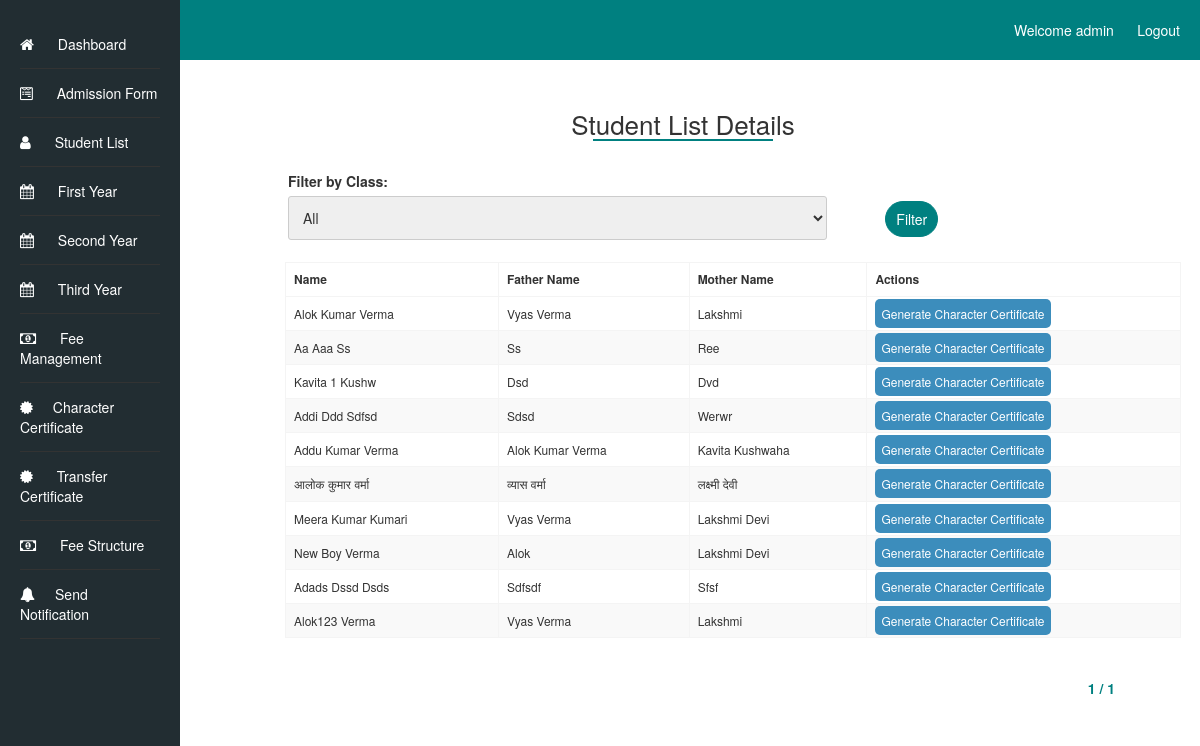
Before: /student_detail_char_cert/student_detail_char_cert/ (signed in) with the older database file.
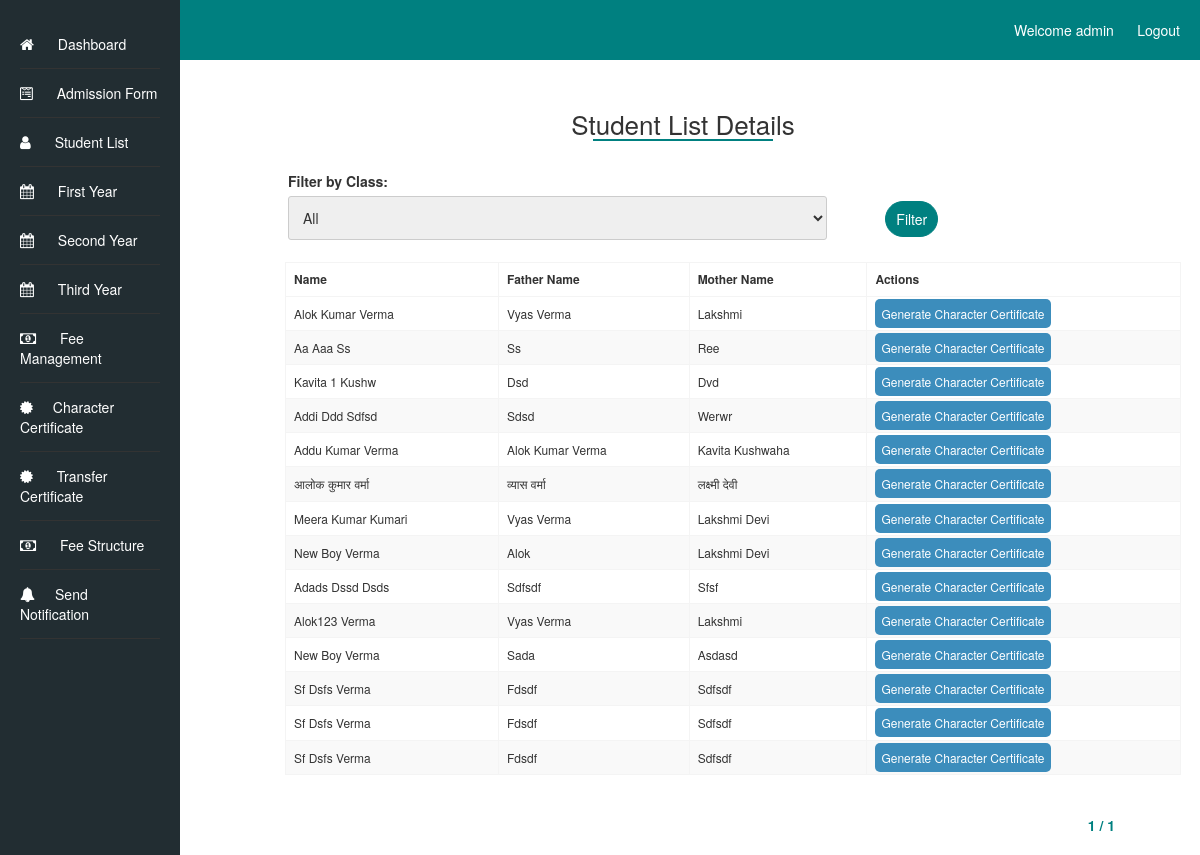
After: the same page with the newer database file.
### admissionapp/models.py (models this page shows, shortened)
class AdmissionForm(models.Model):
    first_name = models.CharField(max_length=50)
    middle_name = models.CharField(max_length=50, blank=True,)
    last_name = models.CharField(max_length=50, blank=True,)
    father_name = models.CharField(max_length=100)
    mother_name = models.CharField(max_length=100)
    photo = models.ImageField(upload_to='admission_photos/')
    marks_10th = models.DecimalField(max_digits=5, decimal_places=2)
    marks_12th = models.DecimalField(max_digits=5, decimal_places=2)
    admission_batch = models.CharField(max_length=20)
    school_details_12th = models.TextField()
    school_details_10th = models.TextField()
    address = models.TextField()
    pass_out_year_12th = models.IntegerField()
    pass_out_year_10th = models.IntegerField()
    admission_date = models.DateField()
    caste = models.CharField(max_length=20)
    roll_number_12th = models.CharField(max_length=20)
    roll_number_10th = models.CharField(max_length=20)
    aadhar_number = models.CharField(max_length=12, unique=True)
    mobile_number = models.CharField(max_length=10)
    date_of_birth = models.DateField()
    subjects = models.CharField(max_length=1000)
    registration_number = models.CharField(max_length=20, blank=True)
    current_semester = models.CharField(max_length=20, blank=True)

### character_certificate/views.py (the view)
# urls.py: path('student_detail_char_cert/', views.student_list_details, name='student_list_details'),
@login_required
def student_list_details(request):
    class_choices = AdmissionForm.objects.values_list('admission_batch', flat=True).distinct()
    selected_class = request.GET.get('class_filter')  # Get the selected class from the query parameter
    if selected_class:
        class_students = AdmissionForm.objects.filter(admission_batch=selected_class)
    else:
        class_students = AdmissionForm.objects.all()
    page = request.GET.get('page')
    paginator = Paginator(class_students, 20)  # Display 10 students per page, you can adjust this number as needed
    class_students = paginator.get_page(page)
    for student in class_students:
        student_id = student.id
    return render(request, 'character_certificate/student_details_char_cert.html', {'class_students': class_students, 'class_choices': class_choices, 'selected_class': selected_class,})

### character_certificate/templates/character_certificate/student_details_char_cert.html (shortened to what this page needs)
<!DOCTYPE html>
<html lang="en">
<head>
    <link rel="stylesheet" type="text/css" href="/static/styles.css">
    <link rel="stylesheet" href="https://cdnjs.cloudflare.com/ajax/libs/font-awesome/4.7.0/css/font-awesome.min.css">
    <link rel="stylesheet" href="/static/bootstrap.min.css">
</head>
<body>
    <header>
        Welcome {{ user.username }} &nbsp;&nbsp;&nbsp;&nbsp;&nbsp;
        <a href="{% url 'logout' %}?next=/loginapp/logout/">Logout</a>
    </header>
    <div class="container-fluid">
        <div class="sidebar">
            <ul class="dashboard_list">
                <li><a href="/dashboard"><i class="fa fa-home" aria-hidden="true"></i> Dashboard</a></li>
                <li><a href="{% url 'admission_form' %}"><i class="fa fa-wpforms" aria-hidden="true"></i> Admission Form</a></li>
                <li><a href="{% url 'student_list' %}"><i class="fa fa-user"></i> Student List</a></li>
                <li><a href="{% url 'first_year' %}"><i class="fa fa-calendar" aria-hidden="true"></i> First Year</a></li>
                <li><a href="{% url 'second_year' %}"><i class="fa fa-calendar" aria-hidden="true"></i> Second Year</a></li>
                <li><a href="{% url 'third_year' %}"><i class="fa fa-calendar" aria-hidden="true"></i> Third Year</a></li>
                <li><a href="{% url 'fee_detail' %}"><i class="fa fa-money" aria-hidden="true"></i> Fee Management</a></li>
                <li><a href="{% url 'student_list_details' %}"><i class="fa fa-certificate" aria-hidden="true"></i>Character Certificate</a></li>
                <li><a href="{% url 'student_list_details_transfer' %}"><i class="fa fa-certificate" aria-hidden="true"></i> Transfer Certificate</a></li>
                <li><a href="{% url 'fee_structure' %}"><i class="fa fa-money" aria-hidden="true"></i> Fee Structure</a></li>
                <li><a href="{% url 'send_messages' %}"><i class="fa fa-bell" aria-hidden="true"></i>Send Notification</a></li>
            </ul>
        </div>
        <div class="content">
            <h1 class="student_heading">Student List Details</h1>
            <form method="get" class="admission_filter">
                <div class="col-sm-8 year_admin">
                <label for="class_filter">Filter by Class:</label>
                <select id="class_filter" name="class_filter">
                    <option value="">All</option>
                </select>
               </div>
               <div class="col-sm-4"><button type="submit" class="apply_filter">Filter</button></div>
            </form>
        {% if class_students %}
        <table  class="student_list_tab">
            <thead>
                <tr>
                    <th>Name</th>
                    <th>Father Name</th>
                    <th>Mother Name</th>
                    <th>Actions</th>
                </tr>
            </thead>
            <tbody>
                {% for student in class_students %}
                <tr>
                    <td>{{ student.first_name }} {{ student.middle_name }} {{ student.last_name }} </td>
                    <td>{{ student.father_name }}</td>
                    <td>{{ student.mother_name }}</td>
                    <td>
                        <a href="{% url 'view_character_certificate' student.id %}" class="details_btn">Generate Character Certificate</a>
                    </td>
                </tr>
                {% endfor %}
            </tbody>
        </table>
        {% else %}
        <p>No students found.</p>
        {% endif %}
    </div>
    <div class="pagination">
        <span class="step-links">
            <span class="current-page">{{ class_students.number }} / {{ class_students.paginator.num_pages }}</span>
        </span>
    </div>
    </div>
    </body>
</html>

Changed rows visible on the page:
added AdmissionForm: first_name "New", middle_name "Boy", last_name "Verma", father_name "Sada", mother_name "Asdasd"
added AdmissionForm: first_name "Sf", middle_name "Dsfs", last_name "Verma", father_name "Fdsdf", mother_name "Sdfsdf"
added AdmissionForm: first_name "Sf", middle_name "Dsfs", last_name "Verma", father_name "Fdsdf", mother_name "Sdfsdf"
added AdmissionForm: first_name "Sf", middle_name "Dsfs", last_name "Verma", father_name "Fdsdf", mother_name "Sdfsdf"
